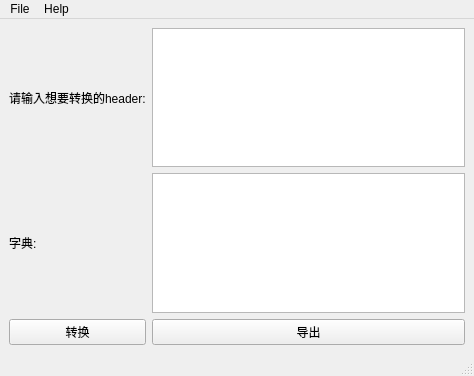
<?xml version="1.0" encoding="UTF-8"?>
<ui version="4.0">
 <class>HeaderT</class>
 <widget class="QMainWindow" name="HeaderT">
  <property name="geometry">
   <rect>
    <x>0</x>
    <y>0</y>
    <width>474</width>
    <height>376</height>
   </rect>
  </property>
  <property name="windowTitle">
   <string>MainWindow</string>
  </property>
  <widget class="QWidget" name="centralwidget">
   <layout class="QGridLayout" name="gridLayout">
    <item row="0" column="0">
     <widget class="QLabel" name="label">
      <property name="text">
       <string>请输入想要转换的header:</string>
      </property>
     </widget>
    </item>
    <item row="0" column="1">
     <widget class="QTextEdit" name="textEdit"/>
    </item>
    <item row="1" column="0">
     <widget class="QLabel" name="label_2">
      <property name="text">
       <string>字典:</string>
      </property>
     </widget>
    </item>
    <item row="1" column="1">
     <widget class="QTextBrowser" name="textBrowser"/>
    </item>
    <item row="2" column="0">
     <widget class="QPushButton" name="pushButton">
      <property name="font">
       <font>
        <family>Adobe Devanagari</family>
       </font>
      </property>
      <property name="text">
       <string>转换</string>
      </property>
     </widget>
    </item>
    <item row="2" column="1">
     <widget class="QPushButton" name="pushButton_2">
      <property name="text">
       <string>导出</string>
      </property>
     </widget>
    </item>
   </layout>
  </widget>
  <widget class="QMenuBar" name="menubar">
   <property name="geometry">
    <rect>
     <x>0</x>
     <y>0</y>
     <width>474</width>
     <height>23</height>
    </rect>
   </property>
   <widget class="QMenu" name="menutest">
    <property name="title">
     <string>File</string>
    </property>
    <addaction name="actionfile"/>
   </widget>
   <widget class="QMenu" name="menuHelp">
    <property name="title">
     <string>Help</string>
    </property>
   </widget>
   <addaction name="menutest"/>
   <addaction name="menuHelp"/>
  </widget>
  <widget class="QStatusBar" name="statusbar"/>
  <action name="actionfile">
   <property name="text">
    <string>save</string>
   </property>
  </action>
 </widget>
 <resources/>
 <connections>
  <connection>
   <sender>pushButton</sender>
   <signal>clicked()</signal>
   <receiver>HeaderT</receiver>
   <slot>button_clicked()</slot>
   <hints>
    <hint type="sourcelabel">
     <x>111</x>
     <y>330</y>
    </hint>
    <hint type="destinationlabel">
     <x>126</x>
     <y>349</y>
    </hint>
   </hints>
  </connection>
 </connections>
 <slots>
  <slot>button_clicked()</slot>
 </slots>
</ui>
